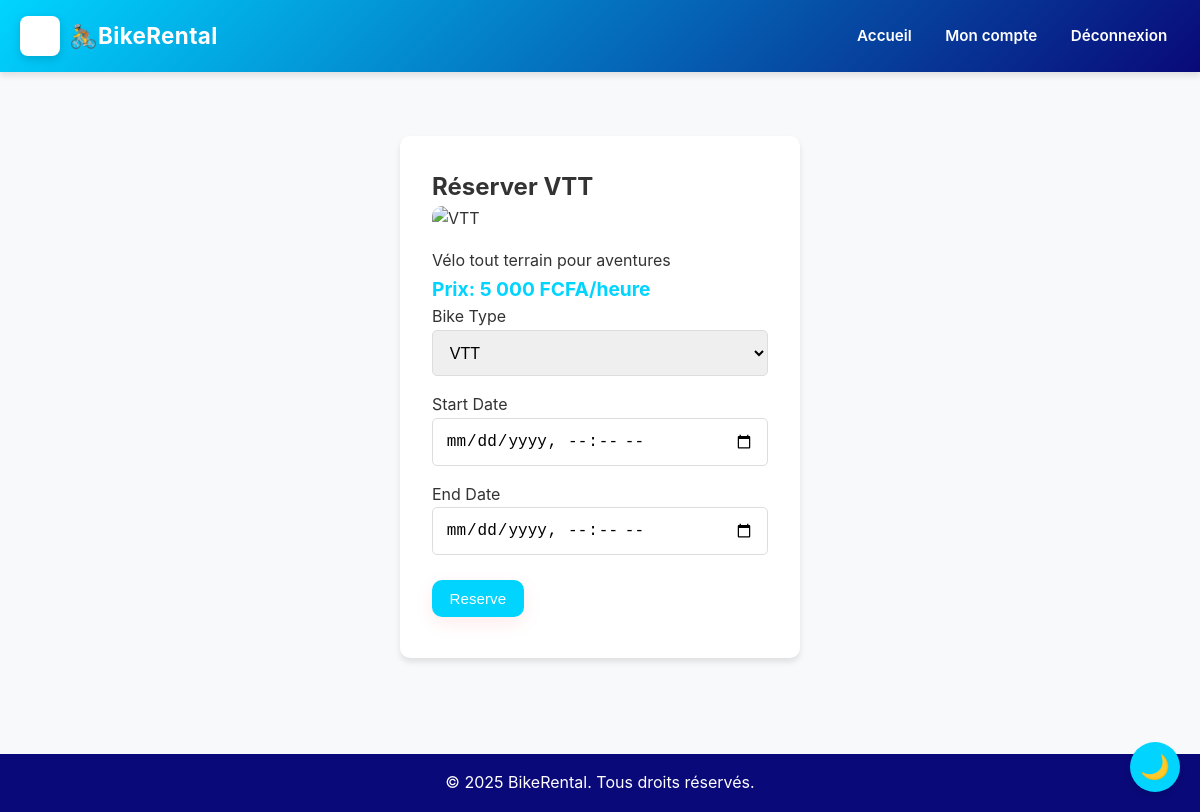
The app's page /reserve/1 (signed in) with its own data.
### models.py (models this page shows, shortened)
class BikeType(db.Model):
    id = db.Column(db.Integer, primary_key=True)
    name = db.Column(db.String(100), nullable=False)
    description = db.Column(db.Text, nullable=True)
    price_per_hour = db.Column(db.Float, nullable=False)
    image_url = db.Column(
        db.String(255),
        nullable=False
    )
    available = db.Column(db.Boolean, default=True)

### app.py (the view, shortened to what this page needs)
@app.route('/reserve/<int:bike_id>', methods=['GET', 'POST'])
@login_required
def reserve(bike_id):
    bike = BikeType.query.get_or_404(bike_id)
    form = ReservationForm()
    form.bike_type_id.choices = sorted(
        [(b.id, b.name) for b in BikeType.query.filter_by(available=True).all()],
        key=lambda x: x[1]
    )
    form.bike_type_id.data = bike_id
    return render_template('reserve.html', form=form, bike=bike)

### app.py
class ReservationForm(FlaskForm):
    bike_type_id = SelectField('Bike Type', coerce=int, validators=[DataRequired()])
    start_date = DateTimeField('Start Date', format='%Y-%m-%dT%H:%M', validators=[DataRequired()])
    end_date = DateTimeField('End Date', format='%Y-%m-%dT%H:%M', validators=[DataRequired()])
    submit = SubmitField('Reserve')

### app.py (called while the page is built)
@login_manager.user_loader
def load_user(user_id):
    return User.query.get(int(user_id))

def format_currency(value):
    try:
        v = float(value)
        return f"{int(round(v)):,}".replace(',', ' ')
    except Exception:
        return value

### templates/reserve.html (shortened to what this page needs)
{% extends "base.html" %}
{% block content %}
<div class="form-container">
    <h2>Réserver {{ bike.name }}</h2>
    <img src="stactic/img/velo-vtt.jpg" alt="{{ bike.name }}" class="bike-image-large">
    <p>{{ bike.description }}</p>
    <p class="price">Prix: {{ bike.price_per_hour|currency }} FCFA/heure</p>
    <form method="POST">
        <div class="form-group">
            {{ form.bike_type_id.label }}
            {{ form.bike_type_id(class="form-control") }}
        </div>
        <div class="form-group">
            {{ form.start_date.label }}
            <input id="start_date" name="start_date" type="datetime-local" class="form-control" title="Date et heure de début" placeholder="YYYY-MM-DDThh:mm" value="{{ form.start_date.data.strftime('%Y-%m-%dT%H:%M') if form.start_date.data }}">
        </div>
        <div class="form-group">
            {{ form.end_date.label }}
            <input id="end_date" name="end_date" type="datetime-local" class="form-control" title="Date et heure de fin" placeholder="YYYY-MM-DDThh:mm" value="{{ form.end_date.data.strftime('%Y-%m-%dT%H:%M') if form.end_date.data }}">
        </div>
        {{ form.submit(class="btn") }}
    </form>
</div>
{% endblock %}

### static/css/style.css (style rules this page uses)
:root { --primary-color: #00d4ff; --secondary-color: #090979; --accent-color: #00d4ff; --text-color: #333; --bg-color: #f8f9fa; --card-bg: #fff; --shadow: 0 4px 6px rgba(0, 0, 0, 0.1); --transition: all 0.3s ease; }
* { margin: 0; padding: 0; box-sizing: border-box; }
body { font-family: Inter, 'Segoe UI', Tahoma, Geneva, Verdana, sans-serif; line-height: 1.6; color: var(--text-color); background: var(--bg-color); transition: var(--transition); }
.bike-image-large { width: 100%; max-width: 300px; border-radius: 10px; margin-bottom: 1rem; display: block; }
.price { font-weight: bold; color: var(--accent-color); font-size: 1.2rem; }
.btn { display: inline-block; background: var(--primary-color); color: white; padding: 0.6rem 1.1rem; border: none; border-radius: 10px; cursor: pointer; transition: var(--transition); font-size: 0.95rem; margin: 0.6rem 0; box-shadow: 0 6px 18px rgba(255,90,95,0.12); }
.form-container { max-width: 400px; margin: 2rem auto; background: var(--card-bg); padding: 2rem; border-radius: 10px; box-shadow: var(--shadow); }
.form-group { margin-bottom: 1rem; }
.form-control { width: 100%; padding: 0.8rem; border: 1px solid #ddd; border-radius: 5px; font-size: 1rem; transition: var(--transition); }

### records on screen
BikeType: name "VTT", description "Vélo tout terrain pour aventures", price_per_hour "5 000"
